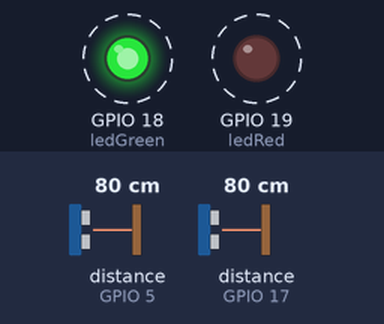
The sketch below on a simulated ESP32. Parts: output pins drawn as LEDs (lit = HIGH). Dashed ring = blinking. Inputs (shaded band) come from the test bench; at power-on: distance to the obstacle (sensors on GPIO 17, GPIO 5) 80 cm. The echo pulse lasts 58.3 µs per cm; what the sketch prints to the serial monitor is not drawn.

Above: at 0.89 s.
1.6 s: distance to the obstacle (sensor on GPIO 17) set to 117 cm
5.1 s: distance to the obstacle (sensor on GPIO 17) set to 126 cm
At 6.4 s:
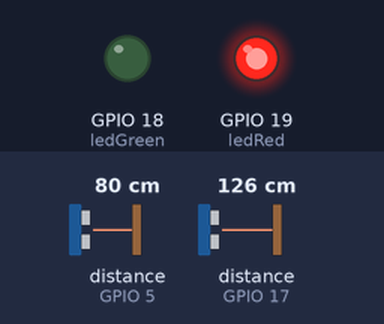
10.1 s: distance to the obstacle (sensor on GPIO 17) set to 2 cm
At 11.12 s:
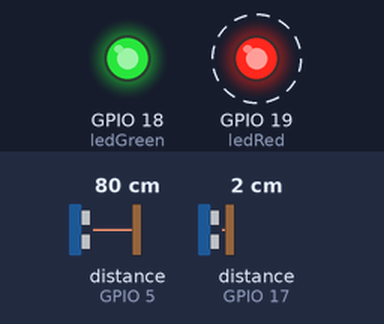
13.6 s: distance to the obstacle (sensor on GPIO 17) set to 250 cm
At 13.65 s:
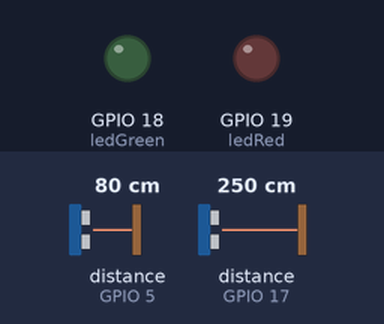
Timing chart, 0 to 16.1 s (numbered marks = the images above; inputs shaded):
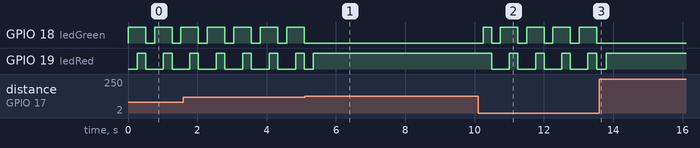

The sketch:

WiFi-Bathroom.ino
```cpp
#define trigPinR 23       //Right trig pin
#define echoPinR 5        //Right echo pin
#define trigPinL 16       //Left trig pin
#define echoPinL 17       //Left echo pin
#define sonarDistance 500 //maximum distance that the sensors will take in, KEEP AT 500
#define sonarNum 2        //how many ultrasonic sensors are there, KEEP AT 2
#define ledRed 19         //pin number for red led
#define ledGreen 18       //pin number for green led
#define minDist 0         //Preset minimum distance set for the sensor, KEEP AT ZERO
#define maxDist 125       //maximum distance set for the sensor, measured in centimeters
int distanceR, distanceL;

//int lcdColumns = 16;
//int lcdRows = 2;

#include <NewPing.h>
//#include <SoftwareSerial.h>
//#include <LiquidCrystal_I2C.h>
#include <Wire.h>

//********* LMV WiFi Integration start *************

#include <WiFi.h>
#include <WiFiClient.h>
#include <WiFiAP.h>

String appName = "Bathroom Counter";

// Set these to your desired credentials.
const char *ssid = "DarkSideOfMoon";
const char *password = "LHS202021";

WiFiServer server(80);

// used for testing WiFi connectivity
boolean LED_status = false;
String LED_status_str = "OFF";

// Current time
unsigned long currentTime = millis();
// Previous time
unsigned long previousTime = 0;
// Define timeout time in milliseconds (example: 2000ms = 2s)
const long timeoutTime = 10000;

//inits the display
//LiquidCrystal_I2C lcd(0x27, lcdColumns, lcdRows);

//********* LMV WiFi Integration end *************


NewPing sonar[sonarNum] = {
  NewPing(trigPinL, echoPinL, sonarDistance),
  NewPing(trigPinR, echoPinR, sonarDistance)
};

int personCount = 0;
int current_state = 0;

//function process state 4
int state4(int cs){
  digitalWrite(ledGreen, LOW);   // turn the LED on (HIGH is the voltage level)
  digitalWrite(ledRed, LOW);   // turn the LED on (HIGH is the voltage level)
  personCount --;
  return 0;
}

//function process state 3
int state3(int cs){
  digitalWrite(ledGreen, LOW);   // turn the LED on (HIGH is the voltage level)
  digitalWrite(ledRed, LOW);   // turn the LED on (HIGH is the voltage level)
  personCount ++;
  return 0;
}

//function process state 2
int state2(int cs){
  int next_state = current_state;
  int distanceR = sonar[0].ping_cm();
  if (distanceR < maxDist and distanceR != minDist){
    digitalWrite(ledGreen, HIGH);   // turn the LED on (HIGH is the voltage level)
    next_state = 4;
  }
  return next_state;
}

//function process state 1
int state1(int cs){
  int next_state = current_state;
  int distanceL = sonar[1].ping_cm();
  if (distanceL < maxDist and distanceL != minDist){
    digitalWrite(ledRed, HIGH);   // turn the LED on (HIGH is the voltage level)
    next_state = 3;
  }
  return next_state;
}

//function process state 0
int state0(int cs){
  int next_state = current_state;
  int distanceR = sonar[0].ping_cm();
  if (distanceR < maxDist and distanceR != minDist){
    digitalWrite(ledGreen, HIGH);   // turn the LED on (HIGH is the voltage level)
    next_state = 1;
  }
  else{
      int distanceL = sonar[1].ping_cm();
   if (distanceL < maxDist and distanceL != minDist){
        digitalWrite(ledRed, HIGH);   // turn the LED on (HIGH is the voltage level)
        next_state = 2;
      }
  }
  return next_state;
}


int finite_state(int cs) {
  int next_state = cs;

  switch (cs) {
    case 0:
      next_state = state0(cs); //home state
      break;

    case 1:
      next_state = state1(cs); //in state detected
      break;

    case 2:
      next_state = state2(cs);//in state confirmed
      break;

    case 3:
      next_state = state3(cs);//out state detected
      break;

    case 4:
      next_state = state4(cs);//out state confirmed
      break;
  }

  return next_state;

}

//********* LMV WiFi Integration start *************
// Initialize the WiFi Access Point
void startupWiFiAP(){

  Serial.println();
  Serial.println("Configuring access point...");

  // You can remove the password parameter if you want the AP to be open.
  WiFi.softAP(ssid, password);
  IPAddress myIP = WiFi.softAPIP();
  Serial.print("AP IP address: ");
  Serial.println(myIP);
  server.begin();

  Serial.println("Server started");
}

void processWiFiMessage(){
  WiFiClient client = server.available();   // listen for incoming clients

  if (client) {                             // if you get a client,
    currentTime = millis();
    previousTime = currentTime;

    Serial.println("New Client.");           // print a message out the serial port
    String currentLine = "";                // make a String to hold incoming data from the client
    while (client.connected()&& currentTime - previousTime <= timeoutTime) {            // loop while the client's connected
     currentTime = millis();
     if (client.available()) {             // if there's bytes to read from the client,
        char c = client.read();             // read a byte, then
        Serial.write(c);                    // print it out the serial monitor
        if (c == '\n') {                    // if the byte is a newline character

          // if the current line is blank, you got two newline characters in a row.
          // that's the end of the client HTTP request, so send a response:
          if (currentLine.length() == 0) {
            // HTTP headers always start with a response code (e.g. HTTP/1.1 200 OK)
            // and a content-type so the client knows what's coming, then a blank line:
            client.println("HTTP/1.1 200 OK");
            client.println("Content-type:text/html");
            client.println();
           // Display the HTML web page
            client.println("<!DOCTYPE html><html>");
            client.println("<head><meta name=\"viewport\" content=\"width=device-width, initial-scale=1\">");
            client.println("<link rel=\"icon\" href=\"data:,\">");
            // CSS to style the on/off buttons
            // Feel free to change the background-color and font-size attributes to fit your preferences
            client.println("<style>html { font-family: Helvetica; display: inline-block; margin: 0px auto; text-align: center;}");
            client.println(".button { background-color: #4CAF50; border: none; color: white; padding: 16px 40px;");
            client.println("text-decoration: none; font-size: 30px; margin: 2px; cursor: pointer;}");
            client.println(".button2 {background-color: #555555;}</style></head>");            // Feel free to change the background-color and font-size attributes to fit your preferences

            // Web Page Heading
//            client.println("<body><h1>" + appName + "</h1>");
            client.println("<body><h1>Bathroom Counter</h1>");
            client.println("</body></html>");

            // Display current state, and ON/OFF buttons for LED
            client.println("<p>LED - State <b>" + LED_status_str + "</b></p>");
//            client.println("<br><p>Person Count: " + personCount + "</p>");
//            client.println("<p>Person Count: " + personCount);
//            client.println("</p>");

            // If the output26State is off, it displays the ON button
            if (LED_status==true) {
              //client.println("<p><a href=\"/26/off\"><button class=\"button button2\">OFF</button></a></p>");
              client.println("<p><a href=\"/L\"><button class=\"button button2\">OFF</button></a></p>");
            } else {
              //client.println("<p><a href=\"/26/on\"><button class=\"button\">ON</button></a></p>");
              client.println("<p><a href=\"/H\"><button class=\"button\">ON</button></a></p>");
           }

            // The HTTP response ends with another blank line
            client.println();
          } else { // if you got a newline, then clear currentLine
            currentLine = "";
          }


        } else if (c != '\r') {  // if you got anything else but a carriage return character,
          currentLine += c;      // add it to the end of the currentLine
        }


        // Check to see if the client request was "GET /H" or "GET /L":
        if (currentLine.endsWith("GET /H")) {
          digitalWrite(LED_BUILTIN, HIGH);               // GET /H turns the LED on
          LED_status = true;
          LED_status_str = "ON";
          personCount = 0;
          //Serial.println("LED on");
        }
        if (currentLine.endsWith("GET /L")) {
          digitalWrite(LED_BUILTIN, LOW);                // GET /L turns the LED off
          LED_status = false;
          LED_status_str = "OFF";
          personCount = 0;
          //Serial.println("LED off");
        }
        if (currentLine.endsWith("Client")) {
          if (LED_status)
            client.print("LED on " + String(personCount) + "\r");
          else
             client.print("LED off " + String(personCount) + "\r");
        }
      }// big inner if statement

    } // big while statement
    // close the connection:
    client.stop();
    Serial.println("Client Disconnected.");
  } // big iff statment
} //function
//********* LMV WiFi Integration end *************

void setup() {
  //Wire.begin(SDA,SCL);
  //Wire.begin(10,9);

  //lcd.init();  //Initializes LCD
  //lcd.backlight();

  Serial.begin(115200);
  pinMode(ledGreen, OUTPUT);
  pinMode(ledRed, OUTPUT);

//********* LMV WiFi Integration start *************
  startupWiFiAP();
//********* LMV WiFi Integration end *************
}

void loop() {
  //Serial.print("CS: ");
  //Serial.println(current_state);
  current_state = finite_state(current_state);
  //Serial.println(personCount);
  delay(250);
  //Serial.print("Distance: ");
  //Serial.print(sonar[0].ping_cm());
  //Serial.print(", ");
  //Serial.println(sonar[1].ping_cm());
  //LCD text init
  if ((personCount < 0) or (personCount == 0)){
    personCount = 0;
  }


//********* LMV WiFi Integration start *************
/*
  lcd.setCursor(0,0);
  lcd.print("Person Count: ");
  lcd.print(personCount);
  if (personCount > 3){
    lcd.setCursor(0,1);
    lcd.print("MAXIMUM CAPACITY");}
  if (personCount < 3){
    lcd.setCursor(0,1);
    lcd.print("                ");}
*/

  processWiFiMessage();

//********* LMV WiFi Integration end *************
}
```

Measured:
- the behaviour switches between 122 and 123 cm on distance to the obstacle (sensor on GPIO 17) (found by bisection; images 0 and 1)
- after the input at 5.1 s, GPIO 18 (ledGreen): stops changing and stays LOW
- after the input at 10.1 s, GPIO 18 (ledGreen): LOW → HIGH after 0.15 s, then repeats every 0.76 s: LOW 0.25 s, HIGH 0.51 s; GPIO 19 (ledRed): alternates HIGH for 0.25 s and LOW for 0.51 s, starting after 0.40 s
- after the input at 13.6 s, GPIO 18 (ledGreen): stops changing and stays LOW
- by itself, GPIO 18 (ledGreen): alternates HIGH for 0.51 s and LOW for 0.26 s
